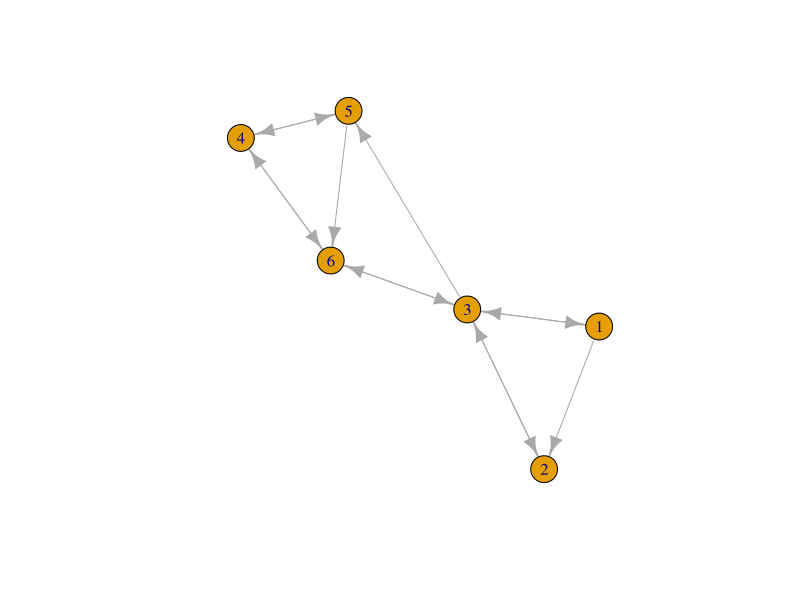

R code for this plot:

# Part 1
A <- c(0,0.5,0.5,0,0,0, 0,0,1,0,0,0, 0.25,0.25,0,0,0.25,0.25, 0,0,0,0,0.5,0.5, 0,0,0,0.5,0,0.5, 0,0,0.5,0.5,0,0)


dim(A) <- c(6, 6)

B = 0.85 * A + 0.15/6

# Part 2
r = data.matrix(c(1/6, 1/6, 1/6, 1/6, 1/6, 1/6))

k = 100
for(i in 1:k)
{
  r = B %*% r
}

# Part 3

# calculate eigen values
eigenValB = eigen(B)$values

# note the max of 1 here
eigenValB 

# calculate eigen vectors
eigVecB = eigen(B)$vectors[,1]

# scale the corresponding eigen vector by scalar value.  Also truncate the 0
# magnitude complex components
eigVecB = Re(eigVecB / -2.307201787)

# sum 
sum(eigVecB)

# check equivalence to r
check <- all.equal(data.matrix(eigVecB), r, 0.00001)
check

library(igraph)

pages <- data.frame(name=c("1", "2", "3", "4", "5", "6"))

relations <- data.frame(from =c("1", "1", "2", "3","3","3","3","4","4","5","5","6","6"), to=c("2","3", "3", "1","2","5","6","6","5","6","4","3","4") )

g <- graph.data.frame(relations, directed=TRUE, vertices=pages)

plot(g)

pr = page.rank(g)

r2 = pr$vector


